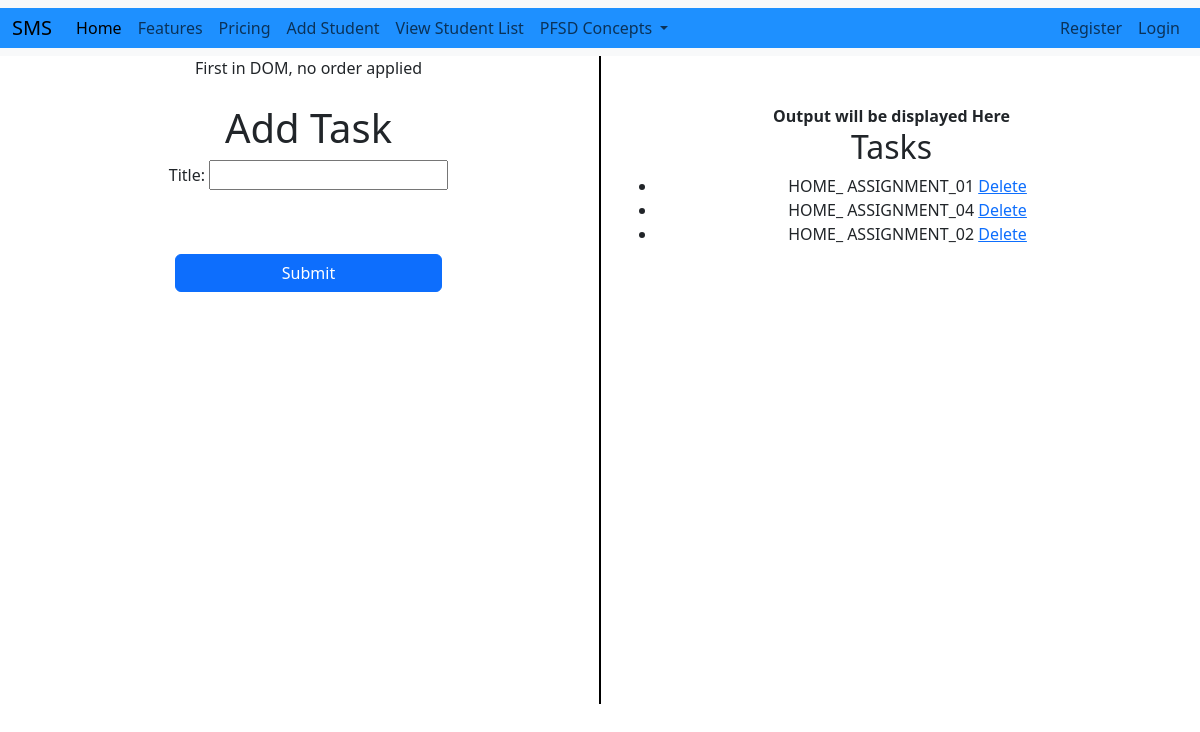
The page /add_task/ on the database its author committed.
### adminapp/models.py (models this page shows, shortened)
class Task(models.Model):
    title = models.CharField(max_length=200)
    created_at = models.DateTimeField(auto_now_add=True)

### adminapp/views.py (the view)
# urls.py: path('add_task/', views.add_task, name='add_task'),
def add_task(request):
    if request.method == "POST":
        form = Task_Form(request.POST)
        if form.is_valid():
            form.save()
            return redirect('add_task')
    else:
        form = Task_Form()
    tasks = Task.objects.all()
    return render(request, 'adminapp/add_task.html', {'form': form, 'tasks': tasks})

### adminapp/forms.py
class Task_Form(forms.ModelForm):
    class Meta:
        model = Task
        fields = ['title']

### templates/adminapp/add_task.html (shortened to what this page needs)
{% extends 'Navbar/Projectnavbar.html' %}
{% load static %}
{% block body %}
<div class="container text-center">
  <div class="row">
    <div class="col">
      First in DOM, no order applied
        <br><br>
            <h1>Add Task</h1>
            <form method="post" action="{% url 'adminapp:add_task' %}">{% csrf_token %}
            {{ form.as_p }}
            <br><br>
            <div class="d-grid gap-2 col-6 mx-auto">
            <button class="btn btn-primary" type="submit">Submit</button>
            </div>
        </form>
    </div>
      <br><br><br><br><br><br><br><br><br><br><br><br><br><br><br><br>
      <br><br><br><br><br><br><br><br><br><br><br>
       <div class="col-auto d-flex align-items-center">
      <div style="border-left: 2px solid black; height: 100%;"></div>
    </div>
    <div class="col">
        <br><br>
        <strong> Output will be displayed Here</strong>
              <h2>Tasks</h2>
    <ul>
        {% for task in tasks %}
            <li>
                {{ task.title }}
                <a href="{% url 'adminapp:delete_task' task.pk %}">Delete</a>
            </li>
        {% endfor %}
    </ul>
    </div>
  </div>
</div>
{% endblock %}

### templates/navbar/ProjectNavbar.html (style rules this page uses)
body { background-image: url('WIN_20231214_10_26_16_Pro.jpg'); background-size: cover; background-position: center; background-repeat: no-repeat; }

### rows shown on the page
Task: title "HOME_ ASSIGNMENT_01"
Task: title "HOME_ ASSIGNMENT_04"
Task: title "HOME_ ASSIGNMENT_02"
